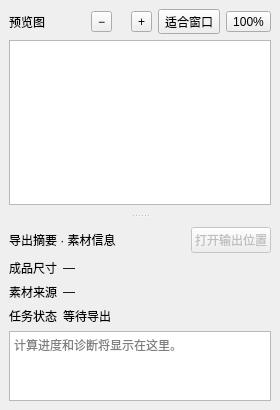
          <widget class="QSplitter" name="exportRightSplitter">
           <property name="orientation"><enum>Qt::Orientation::Vertical</enum></property><property name="childrenCollapsible"><bool>false</bool></property>
           <widget class="QFrame" name="exportPreviewPanel">
            <layout class="QVBoxLayout" name="exportPreviewLayout" stretch="0,1">
             <item><layout class="QHBoxLayout" name="exportPreviewHeader">
              <item><widget class="QLabel" name="exportPreviewTitle"><property name="text"><string>预览图</string></property><property name="sectionTitle" stdset="0"><bool>true</bool></property></widget></item>
              <item><spacer name="exportPreviewSpacer"><property name="orientation"><enum>Qt::Orientation::Horizontal</enum></property><property name="sizeHint" stdset="0"><size><width>40</width><height>0</height></size></property></spacer></item>
              <item><widget class="QToolButton" name="exportZoomOut"><property name="text"><string notr="true">−</string></property><property name="toolTip"><string>缩小</string></property><property name="accessibleName"><string>缩小</string></property></widget></item>
              <item><widget class="QLabel" name="exportZoomLevel"/></item>
              <item><widget class="QToolButton" name="exportZoomIn"><property name="text"><string notr="true">+</string></property><property name="toolTip"><string>放大</string></property><property name="accessibleName"><string>放大</string></property></widget></item>
              <item><widget class="QToolButton" name="exportZoomFit"><property name="text"><string>适合窗口</string></property></widget></item>
              <item><widget class="QToolButton" name="exportZoomActual"><property name="text"><string notr="true">100%</string></property></widget></item>
             </layout></item>
             <item><widget class="ImagePreviewView" name="exportPreview"><property name="minimumSize"><size><width>0</width><height>165</height></size></property><property name="accessibleName"><string>预览图</string></property></widget></item>
            </layout>
           </widget>
           <widget class="QFrame" name="exportDetailsPanel">
            <layout class="QVBoxLayout" name="exportDetailsLayout">
             <item><layout class="QHBoxLayout" name="exportDetailsHeader"><item><widget class="QLabel" name="exportDetailsTitle"><property name="text"><string>导出摘要 · 素材信息</string></property><property name="sectionTitle" stdset="0"><bool>true</bool></property></widget></item><item><spacer name="exportDetailsSpacer"><property name="orientation"><enum>Qt::Orientation::Horizontal</enum></property><property name="sizeHint" stdset="0"><size><width>30</width><height>0</height></size></property></spacer></item><item><widget class="QPushButton" name="revealExportButton"><property name="text"><string>打开输出位置</string></property><property name="enabled"><bool>false</bool></property></widget></item></layout></item>
             <item><layout class="QFormLayout" name="exportSummaryForm">
              <item row="0" column="0"><widget class="QLabel" name="summaryCanvasLabel"><property name="text"><string>成品尺寸</string></property><property name="muted" stdset="0"><bool>true</bool></property></widget></item>
              <item row="0" column="1"><widget class="QLabel" name="summaryCanvas"><property name="text"><string notr="true">—</string></property></widget></item>
              <item row="1" column="0"><widget class="QLabel" name="summaryLibraryLabel"><property name="text"><string>素材来源</string></property><property name="muted" stdset="0"><bool>true</bool></property></widget></item>
              <item row="1" column="1"><widget class="QLabel" name="summaryLibrary"><property name="text"><string notr="true">—</string></property><property name="wordWrap"><bool>true</bool></property></widget></item>
              <item row="2" column="0"><widget class="QLabel" name="summaryStateLabel"><property name="text"><string>任务状态</string></property><property name="muted" stdset="0"><bool>true</bool></property></widget></item>
              <item row="2" column="1"><widget class="QLabel" name="summaryState"><property name="text"><string>等待导出</string></property><property name="wordWrap"><bool>true</bool></property></widget></item>
             </layout></item>
             <item><widget class="QPlainTextEdit" name="taskLog"><property name="readOnly"><bool>true</bool></property><property name="maximumBlockCount"><number>160</number></property><property name="placeholderText"><string>计算进度和诊断将显示在这里。</string></property></widget></item>
            </layout>
           </widget>
          </widget>
